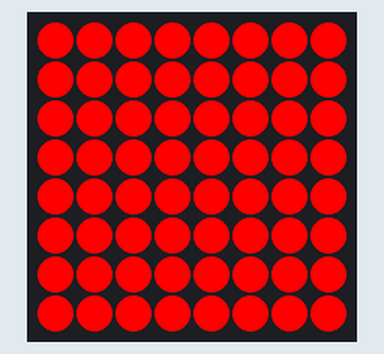
Recording of a program running on a simulated Raspberry Pi (BCM pin numbers). Parts: 8×8 RGB LED matrix. At 0.0 s the program stops and its outputs stay as they are.

Above: at 0.1 s.

The program:

ht16kk33_bicolor_green.py
```python
#!/usr/bin/env python3

# Import all pins
import time
import board
import busio
from adafruit_ht16k33 import matrix

# Create the I2C interface
i2c = busio.I2C(board.SCL, board.SDA)

# Create the LED bargraph class.
bicolor = matrix.Matrix8x8x2(i2c, address=0x77)

# color mapping shortcut
OFF = 0
GREEN = 1
RED = 2
YELLOW = 3

# Edges of an 8x8 matrix
col_max = 8
row_max = 8

# Turn all pixels off
bicolor.fill(OFF)
col = 0
row = 0

bicolor.brightness = 0.1

# Fill the entrire display, with each color
bicolor.fill(GREEN)
```
